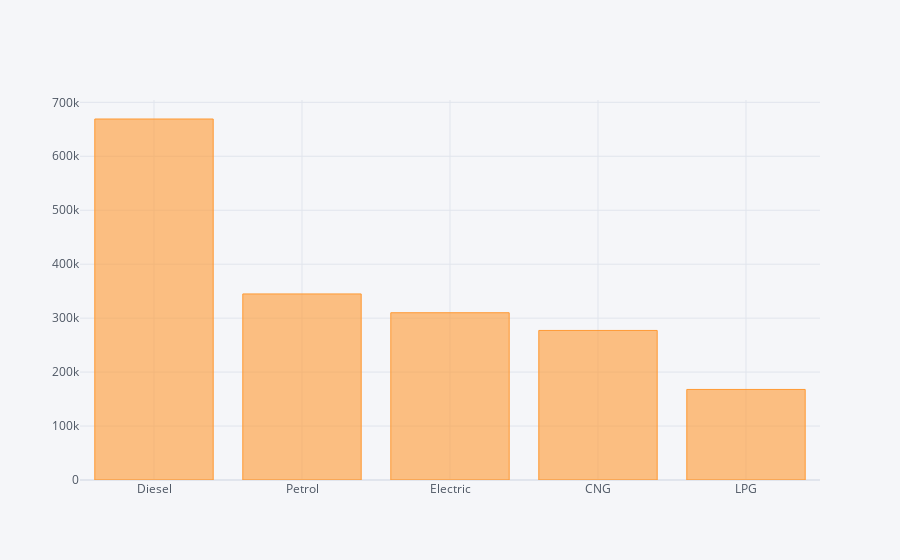

Notebook code cell kept with this figure:
### Code cell
fuel.selling_price.mean().sort_values(ascending=False).iplot(kind="bar")

### Figure 1 — Plotly figure (JSON) as saved in the notebook; plotly's stock layout.template omitted (floating-point values rounded to 4 significant figures)
{"data": [{"marker": {"color": "rgba(255, 153, 51, 0.6)", "line": {"color": "rgba(255, 153, 51, 1.0)", "width": 1}}, "name": "selling_price", "orientation": "v", "text": "", "type": "bar", "x": ["Diesel", "Petrol", "Electric", "CNG", "LPG"], "y": [669100.0, 344800.0, 310000, 277200.0, 167800.0]}], "layout": {"legend": {"bgcolor": "#F5F6F9", "font": {"color": "#4D5663"}}, "paper_bgcolor": "#F5F6F9", "plot_bgcolor": "#F5F6F9", "title": {"font": {"color": "#4D5663"}}, "xaxis": {"gridcolor": "#E1E5ED", "showgrid": true, "tickfont": {"color": "#4D5663"}, "title": {"font": {"color": "#4D5663"}, "text": ""}, "zerolinecolor": "#E1E5ED"}, "yaxis": {"gridcolor": "#E1E5ED", "showgrid": true, "tickfont": {"color": "#4D5663"}, "title": {"font": {"color": "#4D5663"}, "text": ""}, "zerolinecolor": "#E1E5ED"}}}
